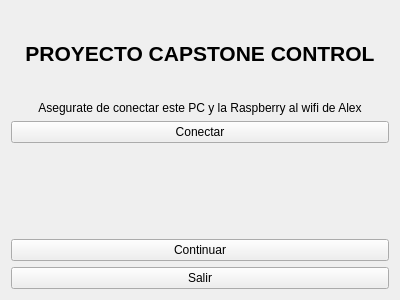
<?xml version="1.0" encoding="UTF-8"?>
<ui version="4.0">
 <class>inicio</class>
 <widget class="QWidget" name="inicio">
  <property name="geometry">
   <rect>
    <x>0</x>
    <y>0</y>
    <width>400</width>
    <height>300</height>
   </rect>
  </property>
  <property name="sizePolicy">
   <sizepolicy hsizetype="Fixed" vsizetype="Fixed">
    <horstretch>0</horstretch>
    <verstretch>0</verstretch>
   </sizepolicy>
  </property>
  <property name="windowTitle">
   <string notr="true">Inicio</string>
  </property>
  <layout class="QVBoxLayout" name="verticalLayout">
   <item>
    <widget class="QLabel" name="texto_inicio">
     <property name="sizePolicy">
      <sizepolicy hsizetype="Minimum" vsizetype="Minimum">
       <horstretch>0</horstretch>
       <verstretch>0</verstretch>
      </sizepolicy>
     </property>
     <property name="font">
      <font>
       <pointsize>16</pointsize>
       <weight>75</weight>
       <bold>true</bold>
      </font>
     </property>
     <property name="text">
      <string>PROYECTO CAPSTONE CONTROL</string>
     </property>
     <property name="alignment">
      <set>Qt::AlignCenter</set>
     </property>
    </widget>
   </item>
   <item>
    <widget class="QLabel" name="texto_info">
     <property name="sizePolicy">
      <sizepolicy hsizetype="Preferred" vsizetype="Maximum">
       <horstretch>0</horstretch>
       <verstretch>0</verstretch>
      </sizepolicy>
     </property>
     <property name="text">
      <string>Asegurate de conectar este PC y la Raspberry al wifi de Alex</string>
     </property>
     <property name="alignment">
      <set>Qt::AlignCenter</set>
     </property>
    </widget>
   </item>
   <item>
    <widget class="QPushButton" name="boton_conectar">
     <property name="enabled">
      <bool>true</bool>
     </property>
     <property name="sizePolicy">
      <sizepolicy hsizetype="Minimum" vsizetype="Fixed">
       <horstretch>0</horstretch>
       <verstretch>0</verstretch>
      </sizepolicy>
     </property>
     <property name="layoutDirection">
      <enum>Qt::LeftToRight</enum>
     </property>
     <property name="autoFillBackground">
      <bool>false</bool>
     </property>
     <property name="text">
      <string>Conectar</string>
     </property>
    </widget>
   </item>
   <item>
    <widget class="QLabel" name="texto_conexion">
     <property name="text">
      <string/>
     </property>
     <property name="alignment">
      <set>Qt::AlignCenter</set>
     </property>
    </widget>
   </item>
   <item>
    <widget class="QPushButton" name="boton_continuar">
     <property name="text">
      <string>Continuar</string>
     </property>
    </widget>
   </item>
   <item>
    <widget class="QPushButton" name="boton_salir">
     <property name="text">
      <string>Salir</string>
     </property>
    </widget>
   </item>
  </layout>
 </widget>
 <resources/>
 <connections/>
</ui>
